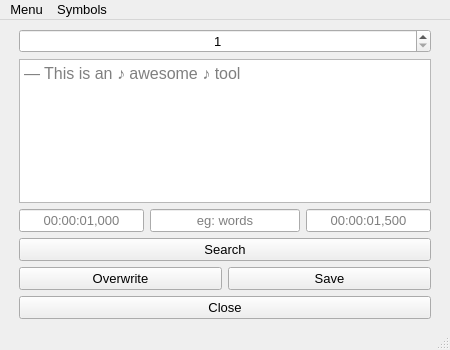
<?xml version="1.0" encoding="UTF-8"?>
<ui version="4.0">
 <class>MainWindow_qMW</class>
 <widget class="QMainWindow" name="MainWindow_qMW">
  <property name="geometry">
   <rect>
    <x>0</x>
    <y>0</y>
    <width>450</width>
    <height>350</height>
   </rect>
  </property>
  <property name="font">
   <font>
    <pointsize>10</pointsize>
   </font>
  </property>
  <property name="windowTitle">
   <string>Subtitle Editor</string>
  </property>
  <property name="statusTip">
   <string/>
  </property>
  <widget class="QWidget" name="CentralWidget_qW">
   <layout class="QGridLayout" name="CentralWidgetGridLayout_qGL">
    <item row="0" column="0">
     <layout class="QGridLayout" name="MainGridLayout_qGL">
      <property name="leftMargin">
       <number>10</number>
      </property>
      <property name="topMargin">
       <number>0</number>
      </property>
      <property name="rightMargin">
       <number>10</number>
      </property>
      <item row="0" column="0" colspan="4">
       <widget class="QSpinBox" name="SubtitleNumberSpinBox_qSB">
        <property name="sizePolicy">
         <sizepolicy hsizetype="Minimum" vsizetype="Fixed">
          <horstretch>0</horstretch>
          <verstretch>0</verstretch>
         </sizepolicy>
        </property>
        <property name="statusTip">
         <string>Select a subtitle [current / total] (Mouse scroll to change prev/next)</string>
        </property>
        <property name="alignment">
         <set>Qt::AlignCenter</set>
        </property>
        <property name="suffix">
         <string/>
        </property>
        <property name="prefix">
         <string/>
        </property>
        <property name="minimum">
         <number>1</number>
        </property>
        <property name="value">
         <number>1</number>
        </property>
       </widget>
      </item>
      <item row="3" column="1" colspan="2">
       <widget class="QLineEdit" name="SearchEntry_qLE">
        <property name="statusTip">
         <string>Find subtitles containing the [Entered Text]</string>
        </property>
        <property name="alignment">
         <set>Qt::AlignCenter</set>
        </property>
        <property name="placeholderText">
         <string>eg: words</string>
        </property>
       </widget>
      </item>
      <item row="3" column="3">
       <widget class="QLineEdit" name="EndTimeEntry_qLE">
        <property name="sizePolicy">
         <sizepolicy hsizetype="Preferred" vsizetype="Fixed">
          <horstretch>0</horstretch>
          <verstretch>0</verstretch>
         </sizepolicy>
        </property>
        <property name="focusPolicy">
         <enum>Qt::ClickFocus</enum>
        </property>
        <property name="statusTip">
         <string>Edit the subtitle's [End Time]</string>
        </property>
        <property name="layoutDirection">
         <enum>Qt::LeftToRight</enum>
        </property>
        <property name="alignment">
         <set>Qt::AlignCenter</set>
        </property>
        <property name="placeholderText">
         <string>00:00:01,500</string>
        </property>
       </widget>
      </item>
      <item row="3" column="0">
       <widget class="QLineEdit" name="StartTimeEntry_qLE">
        <property name="sizePolicy">
         <sizepolicy hsizetype="Preferred" vsizetype="Fixed">
          <horstretch>0</horstretch>
          <verstretch>0</verstretch>
         </sizepolicy>
        </property>
        <property name="focusPolicy">
         <enum>Qt::ClickFocus</enum>
        </property>
        <property name="statusTip">
         <string>Edit the subtitle's [Start Time]</string>
        </property>
        <property name="alignment">
         <set>Qt::AlignCenter</set>
        </property>
        <property name="placeholderText">
         <string>00:00:01,000</string>
        </property>
       </widget>
      </item>
      <item row="5" column="2" colspan="2">
       <widget class="QPushButton" name="SaveButton_qPB">
        <property name="sizePolicy">
         <sizepolicy hsizetype="Preferred" vsizetype="Fixed">
          <horstretch>0</horstretch>
          <verstretch>0</verstretch>
         </sizepolicy>
        </property>
        <property name="minimumSize">
         <size>
          <width>100</width>
          <height>0</height>
         </size>
        </property>
        <property name="focusPolicy">
         <enum>Qt::NoFocus</enum>
        </property>
        <property name="statusTip">
         <string>Save a new subtitle file</string>
        </property>
        <property name="text">
         <string>Save</string>
        </property>
       </widget>
      </item>
      <item row="5" column="0" colspan="2">
       <widget class="QPushButton" name="OverwriteButton_qPB">
        <property name="sizePolicy">
         <sizepolicy hsizetype="Preferred" vsizetype="Fixed">
          <horstretch>0</horstretch>
          <verstretch>0</verstretch>
         </sizepolicy>
        </property>
        <property name="minimumSize">
         <size>
          <width>100</width>
          <height>0</height>
         </size>
        </property>
        <property name="focusPolicy">
         <enum>Qt::NoFocus</enum>
        </property>
        <property name="statusTip">
         <string>Overwrites the open file</string>
        </property>
        <property name="text">
         <string>Overwrite</string>
        </property>
       </widget>
      </item>
      <item row="4" column="0" colspan="4">
       <widget class="QPushButton" name="SearchButton_qPB">
        <property name="sizePolicy">
         <sizepolicy hsizetype="Preferred" vsizetype="Fixed">
          <horstretch>0</horstretch>
          <verstretch>0</verstretch>
         </sizepolicy>
        </property>
        <property name="minimumSize">
         <size>
          <width>100</width>
          <height>0</height>
         </size>
        </property>
        <property name="focusPolicy">
         <enum>Qt::NoFocus</enum>
        </property>
        <property name="statusTip">
         <string>Change to the next found entry, also highlights it</string>
        </property>
        <property name="text">
         <string>Search</string>
        </property>
       </widget>
      </item>
      <item row="6" column="0" colspan="4">
       <widget class="QPushButton" name="CloseButton_qPB">
        <property name="sizePolicy">
         <sizepolicy hsizetype="Preferred" vsizetype="Fixed">
          <horstretch>0</horstretch>
          <verstretch>0</verstretch>
         </sizepolicy>
        </property>
        <property name="minimumSize">
         <size>
          <width>100</width>
          <height>0</height>
         </size>
        </property>
        <property name="focusPolicy">
         <enum>Qt::NoFocus</enum>
        </property>
        <property name="statusTip">
         <string/>
        </property>
        <property name="text">
         <string>Close</string>
        </property>
       </widget>
      </item>
      <item row="2" column="0" colspan="4">
       <widget class="QPlainTextEdit" name="SubtitleText_qPTE">
        <property name="font">
         <font>
          <pointsize>12</pointsize>
         </font>
        </property>
        <property name="statusTip">
         <string>Edit the subtitle's [Text] (Mouse scroll to change prev/next)</string>
        </property>
        <property name="placeholderText">
         <string>— This is an ♪ awesome ♪ tool</string>
        </property>
       </widget>
      </item>
     </layout>
    </item>
   </layout>
  </widget>
  <widget class="QMenuBar" name="MenuBar_qMB">
   <property name="geometry">
    <rect>
     <x>0</x>
     <y>0</y>
     <width>450</width>
     <height>21</height>
    </rect>
   </property>
   <widget class="QMenu" name="FileMenu_qM">
    <property name="statusTip">
     <string>Menu with file options</string>
    </property>
    <property name="title">
     <string>Menu</string>
    </property>
    <addaction name="OpenAction_qA"/>
    <addaction name="SaveAction_qA"/>
    <addaction name="OverwriteAction_qA"/>
    <addaction name="separator"/>
    <addaction name="CloseAction_qA"/>
   </widget>
   <widget class="QMenu" name="SymbolsMenu_qM">
    <property name="toolTip">
     <string/>
    </property>
    <property name="statusTip">
     <string>Menu to insert commonly used symbols</string>
    </property>
    <property name="whatsThis">
     <string/>
    </property>
    <property name="accessibleName">
     <string/>
    </property>
    <property name="title">
     <string>Symbols</string>
    </property>
    <addaction name="EmDashAction_qA"/>
    <addaction name="EllipsisAction_qA"/>
    <addaction name="EighthNoteAction_qA"/>
    <addaction name="ItalicsAction_qA"/>
   </widget>
   <addaction name="FileMenu_qM"/>
   <addaction name="SymbolsMenu_qM"/>
  </widget>
  <widget class="QStatusBar" name="StatusBar_qSB"/>
  <action name="OpenAction_qA">
   <property name="text">
    <string>Open</string>
   </property>
   <property name="statusTip">
    <string>Open a subtitle file</string>
   </property>
   <property name="shortcut">
    <string>Ctrl+O</string>
   </property>
  </action>
  <action name="SaveAction_qA">
   <property name="text">
    <string>Save</string>
   </property>
   <property name="statusTip">
    <string>Save the current subtitle file</string>
   </property>
   <property name="shortcut">
    <string>Ctrl+S</string>
   </property>
  </action>
  <action name="OverwriteAction_qA">
   <property name="text">
    <string>Overwrite</string>
   </property>
   <property name="statusTip">
    <string>Overwrite the current subtitle file</string>
   </property>
   <property name="shortcut">
    <string>Ctrl+Shift+S</string>
   </property>
  </action>
  <action name="CloseAction_qA">
   <property name="text">
    <string>Close</string>
   </property>
   <property name="statusTip">
    <string>Close the program</string>
   </property>
   <property name="shortcut">
    <string>Ctrl+Q</string>
   </property>
  </action>
  <action name="EmDashAction_qA">
   <property name="text">
    <string>—</string>
   </property>
   <property name="statusTip">
    <string>Inserts a [—] at the current cursor location</string>
   </property>
  </action>
  <action name="EllipsisAction_qA">
   <property name="text">
    <string>…</string>
   </property>
   <property name="statusTip">
    <string> Inserts a […] at the current cursor location</string>
   </property>
  </action>
  <action name="EighthNoteAction_qA">
   <property name="text">
    <string>♪</string>
   </property>
   <property name="statusTip">
    <string>Wraps the selected text with ♪ [♪ {selected_text] ♪]</string>
   </property>
  </action>
  <action name="single_bar_note_action">
   <property name="text">
    <string>♫</string>
   </property>
  </action>
  <action name="ItalicsAction_qA">
   <property name="text">
    <string>Italics</string>
   </property>
   <property name="statusTip">
    <string>Wraps the selected text with Italics notation [&lt;i&gt;{selected_text]&lt;/i&gt;]</string>
   </property>
  </action>
 </widget>
 <tabstops>
  <tabstop>SubtitleText_qPTE</tabstop>
  <tabstop>SearchEntry_qLE</tabstop>
  <tabstop>SubtitleNumberSpinBox_qSB</tabstop>
 </tabstops>
 <resources/>
 <connections/>
</ui>
